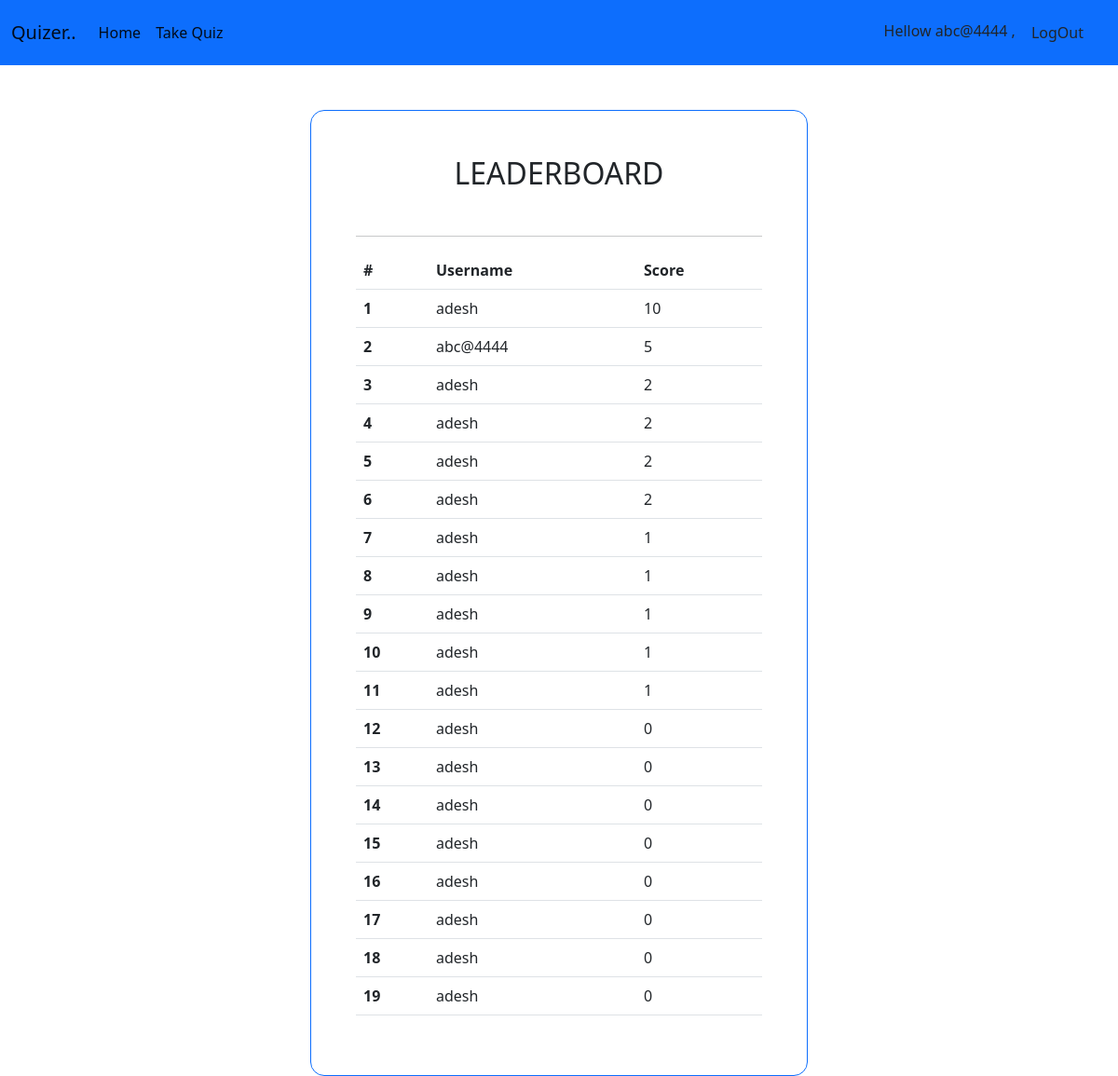
Screenshot of / (signed in) with the database file from the repository.
### quiz_app/models.py (models this page shows)
class Score(models.Model):
    user = models.ForeignKey(User,on_delete = models.CASCADE)
    score = models.PositiveIntegerField()

### quiz_app/views.py (the view)
# urls.py: path('',views.LeaderBoardView.as_view(),name = 'leader_board'),
class LeaderBoardView(ListView):
    model = Score
    template_name = "quiz_app/leader_board.html"
    context_object_name = 'leader_board_list'
    def get_queryset(self):
        return Score.objects.order_by('-score')

### quiz_app/templates/quiz_app/leader_board.html (shortened to what this page needs)
{% extends 'base.html' %}
{% block content %}
<div class = "container my-5">
  <section class="vh-100 bg-image"
  >
  <div class="mask d-flex align-items-center h-100 gradient-custom-3">
    <div class="container h-100">
      <div class="row d-flex justify-content-center align-items-center h-100">
        <div class="col-12 col-md-9 col-lg-7 col-xl-6">
          <div class="card border-primary" style="border-radius: 15px;">
            <div class="card-body p-5">
              <h2 class="text-uppercase text-center mb-5">LeaderBoard</h2>
              <hr>
              <table class="table">
                <thead>
                  <tr>
                    <th scope="col">#</th>
                    <th scope="col">Username</th>
                    <th scope="col">Score</th>
                  </tr>
                </thead>
              {% for leader in leader_board_list %}
              <tr>
                <th scope="row">{{forloop.counter}}</th>
                <td>{{leader.user.username}}</td>
                <td>{{leader.score}} </td>
              </tr>
              {% endfor %}
              </table>
            </div>
          </div>
        </div>
      </div>
    </div>
  </div>
</section>
</div>
{% endblock content %}

### quiz_app/templates/base.html (shortened to what this page needs)
<!DOCTYPE html>
<html lang="en">
<head>
<link href="https://cdn.jsdelivr.net/npm/bootstrap@5.2.2/dist/css/bootstrap.min.css" rel="stylesheet">
</head>
    <nav class="navbar navbar-expand-lg bg-primary">
        <div class="container-fluid">
          <a class="navbar-brand" href="#">Quizer..</a>
          <div class="collapse navbar-collapse" id="navbarSupportedContent">
            <ul class="navbar-nav me-auto mb-2 mb-lg-0">
              <li class="nav-item">
                <a class="nav-link active" aria-current="page" href="{% url 'leader_board' %}">Home</a>
              </li>
              <li class="nav-item">
                <a class="nav-link active" href="{% url 'quiz' %}">Take Quiz</a>
              </li>
            </ul>
            <nav class="navbar bg-primary">
              <div class="container-fluid">
                {% if request.user.is_authenticated %}
                <span>Hellow {{request.user.username}} , <a class="btn btn-outline-denger" href= "{% url 'logout' %}"  type="submit">LogOut</a></span>
                {% else %}
                <a class="btn btn-outline-denger" href= "{% url 'login' %}"  type="submit">LogIn</a>
                {% endif %}
              </div>
            </nav>
          </div>
        </div>
      </nav>
<body>
    {% block content %}
    {% endblock content %}
</body>
</html>

### rows the page displays
Score: user.username "adesh", score "10"
Score: user.username "abc@4444", score "5"
Score: user.username "adesh", score "2"
Score: user.username "adesh", score "2"
Score: user.username "adesh", score "2"
Score: user.username "adesh", score "2"
Score: user.username "adesh", score "1"
Score: user.username "adesh", score "1"
Score: user.username "adesh", score "1"
Score: user.username "adesh", score "1"
Score: user.username "adesh", score "1"
Score: user.username "adesh", score "0"
Score: user.username "adesh", score "0"
Score: user.username "adesh", score "0"
Score: user.username "adesh", score "0"
Score: user.username "adesh", score "0"
Score: user.username "adesh", score "0"
Score: user.username "adesh", score "0"
Score: user.username "adesh", score "0"

### other values shown
{{ request.user.username }} "abc@4444"
